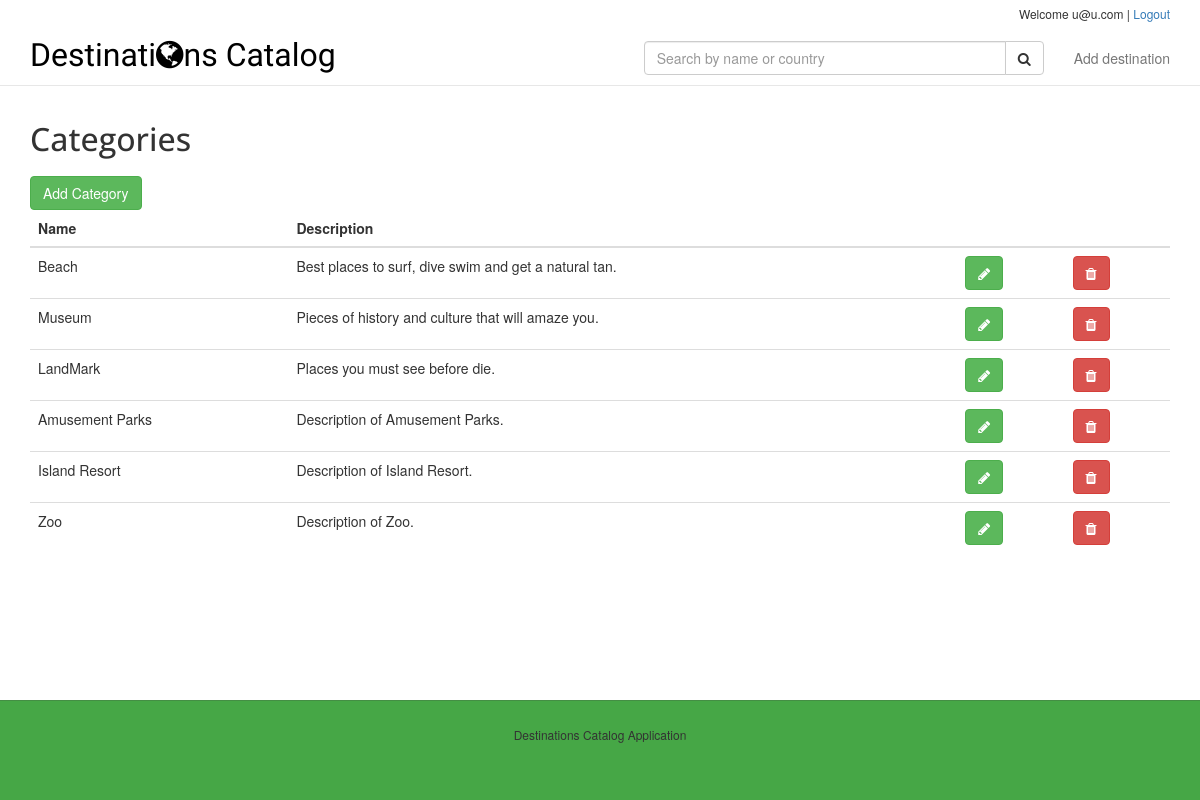
Screenshot of /categories/ (signed in) with the database file from the repository.
### itemCatalog/models.py (models this page shows, shortened)
class User(db.Model, UserMixin):
    id = db.Column(db.Integer, primary_key=True)
    name = db.Column(db.String(120))
    last_name = db.Column(db.String(120))
    email = db.Column(db.String(120), unique=True, nullable=False)
    password = db.Column(db.String(255), nullable=False)
    picture = db.Column(db.String(255))
    active = db.Column(db.Boolean, default=False)
    items = db.relationship('Item', backref = "user", lazy = "dynamic")
    roles = db.relationship('Role', secondary=roles,
                            backref=db.backref('users', lazy='dynamic'))
    def isAdmin(self):
        return 'admin' in self.roles

class Category(db.Model):
    id = db.Column(db.Integer, primary_key=True)
    name = db.Column(db.String(80), unique=True, nullable=False)
    description = db.Column(db.Text())
    items = db.relationship('Item', backref = "category", lazy = "dynamic")

### itemCatalog/views.py (the view)
@app.route('/categories/')
@login_required
@admin_permission.require(http_exception=403)
def listCategories():
    cats = Category.query.all()
    return render_template('categories.html', categories=cats)

### itemCatalog/extensions.py (called while the page is built)
@login_manager.user_loader
def load_user(userId):
    return User.query.get(userId)

### itemCatalog/templates/categories.html (shortened to what this page needs)
{% extends "mainLayout.html" %}
{% block content %}
<div class="row">
    <div class="col-md-12">
        <h1>Categories</h1>
        <a class="btn btn-success" href="{{ url_for('newCategory') }}">Add Category</a>
        <div class="table-responsive">
            <table class="table table-hover">
                <thead>
                    <tr>
                        <th>Name</th>
                        <th>Description</th>
                        <th></th>
                        <th></th>
                    </tr>
                </thead>
                <tbody>
                    {% for cat in categories %}
                        <tr>
                            <td>{{ cat.name }}</td>
                            <td>{{ cat.description }}</td>
                            <td>
                                <a href="{{ url_for('editCategory', category_id=cat.id) }}" class="btn btn-success"><i class="fa fa-pencil" aria-hidden="true"></i></a>
                            </td>
                            <td>
                                <form id="del-cat-frm" method="POST" action="{{ url_for('deleteCategory', category_id=cat.id) }}">
                                    <button type="button" class="btn btn-danger" data-toggle="modal" data-target="#confirm-modal"><i class="fa fa-trash" aria-hidden="true"></i></button>
                                </form>
                            </td>
                        </tr>
                    {% endfor %}
                </tbody>
            </table>
        </div>
    </div>
</div>
{% endblock %}

### itemCatalog/templates/mainLayout.html (shortened to what this page needs)
<!DOCTYPE html>
<html lang="en">
<head>
    <link href="{{url_for('static', filename='css/bootstrap.min.css')}}" rel="stylesheet">
    <link rel="stylesheet" type="text/css" href="https://maxcdn.bootstrapcdn.com/font-awesome/4.7.0/css/font-awesome.min.css">
    <link href="{{url_for('static', filename='css/styles.css')}}" rel="stylesheet">
</head>
<body>
    <header>
        <div class="container">
            <div class="row">
                <nav class="navbar navbar-default navbar-fixed-top" role="navigation">
                    <div class="container">
                        <p class="logged-user">
                            {% if current_user.is_authenticated %}
                                Welcome {{ current_user.email }} | <a id="logout-lnk" href="{{ url_for('logout') }}">Logout</a>
                            {% endif %}
                        </p>
                        <div class="navbar-header">
                            <div class="navbar-brand">
                                <a href="{{ url_for('home') }}"><h1>Destinati<i class="fa fa-globe" aria-hidden="true"></i>ns Catalog</h1></a>
                            </div>
                        </div>
                        <ul class="nav navbar-nav navbar-right">
                            {% if not current_user.is_authenticated %}
                                <li><a href="{{ url_for('newItem') }}">Add destination</a></li>
                                <li><a href="{{ url_for('login') }}">Login</a></li>
                            {% elif current_user.isAdmin() %}
                                <li><a href="{{ url_for('listCategories') }}">Categories</a></li>
                            {% else %}
                                <li><a href="{{ url_for('newItem') }}">Add destination</a></li>
                            {% endif %}
                        </ul>
                        <form class="navbar-form navbar-right" action="{{ url_for('searchItems') }}">
                            <div class="input-group">
                                <input type="text" class="form-control" name="search" placeholder="Search by name or country">
                                <span class="input-group-btn">
                                    <button class="btn btn-default" type="submit"><i class="fa fa-search" aria-hidden="true"></i></button>
                                </span>
                            </div>
                        </form>
                    </div>
                </nav>
            </div>
        </div>
    </header>
    <div class="container">
        <div class="row">
            <div class="col-md-12">
            </div>
        </div>
        {% block content %}
        {% endblock %}
    </div>
    <footer class="footer">
        <div class="container">
            <div class="row">
                <div class="col-lg-12">
                    <p>Destinations Catalog Application</p>
                </div>
            </div>
        </div>
    </footer>
</body>
</html>

### itemCatalog/static/css/styles.css (style rules this page uses)
html { position: relative; min-height: 100%; }
body { margin-bottom: 150px; }
h1, h2 { font-family: 'Open Sans', sans-serif; margin: 10px 0 20px; }
h1 { font-size: 32px; }
header { margin-bottom: 110px; }
.navbar-default { background-color: #fff; }
.navbar-brand { padding-top: 5px; }
.navbar-brand a { color: #000; text-decoration: none; }
.navbar-brand h1 { margin-top: 0; font-family: 'Quattrocento', serif; }
.navbar-form .input-group { width: 40rem; }
.navbar-form .input-group > .input-group-btn { width: 1%; }
.navbar-default .navbar-nav > li { border-bottom: 2px solid #fff; }
.logged-user { text-align: right; font-size: 12px; margin-top: 5px; height: 18px; }
footer { position: absolute; bottom: 0; width: 100%; height: 60px; background-color: rgb(70, 167, 70); border-top: 1px solid #448e44; padding-top: 25px; text-align: center; font-size: 12px; height: 100px; }

### rows the page displays
User: email "u@u.com"
Category: name "Beach", description "Best places to surf, dive swim and get a natural tan."
Category: name "Museum", description "Pieces of history and culture that will amaze you."
Category: name "LandMark", description "Places you must see before die."
Category: name "Amusement Parks", description "Description of Amusement Parks."
Category: name "Island Resort", description "Description of Island Resort."
Category: name "Zoo", description "Description of Zoo."
